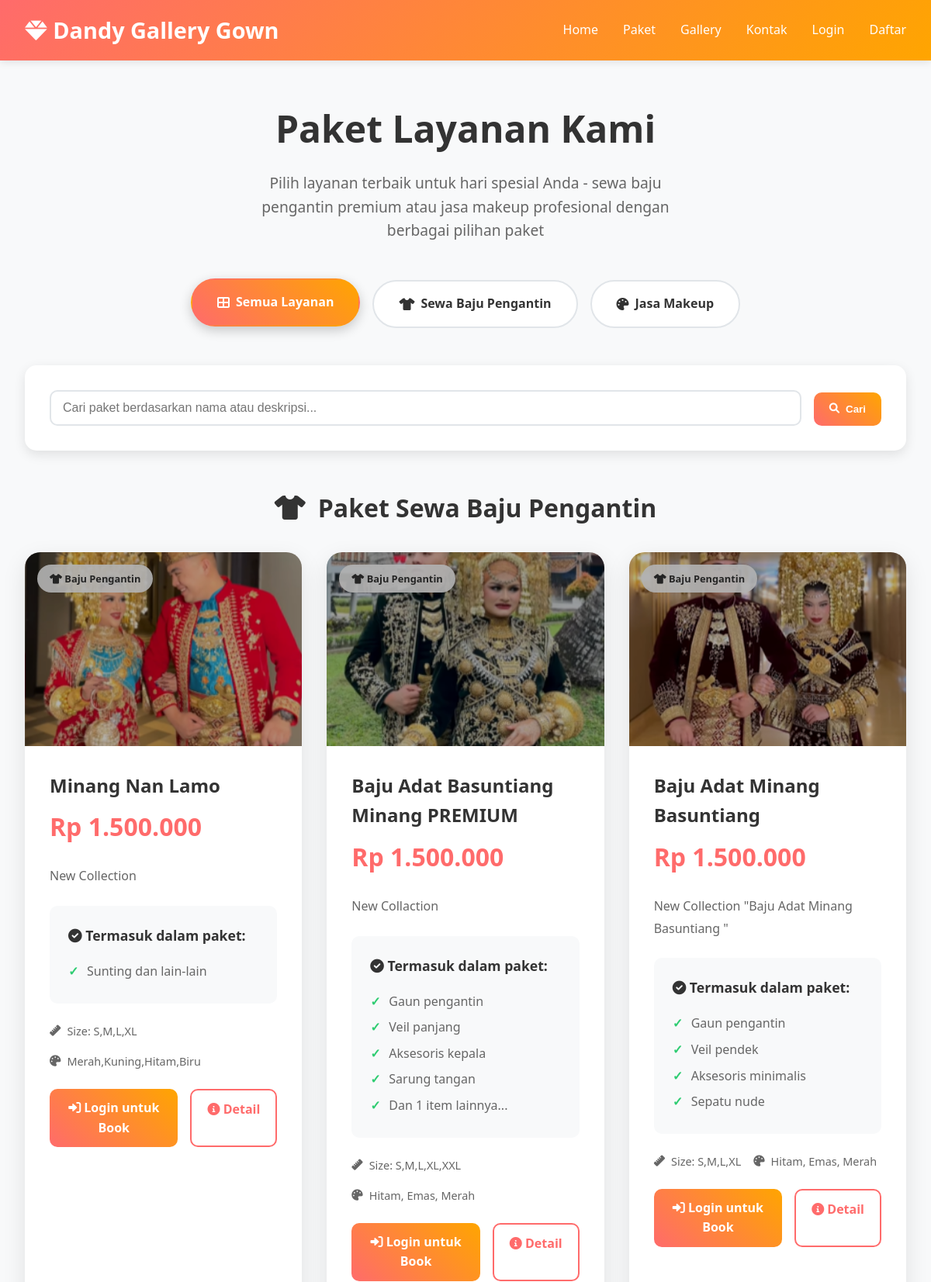
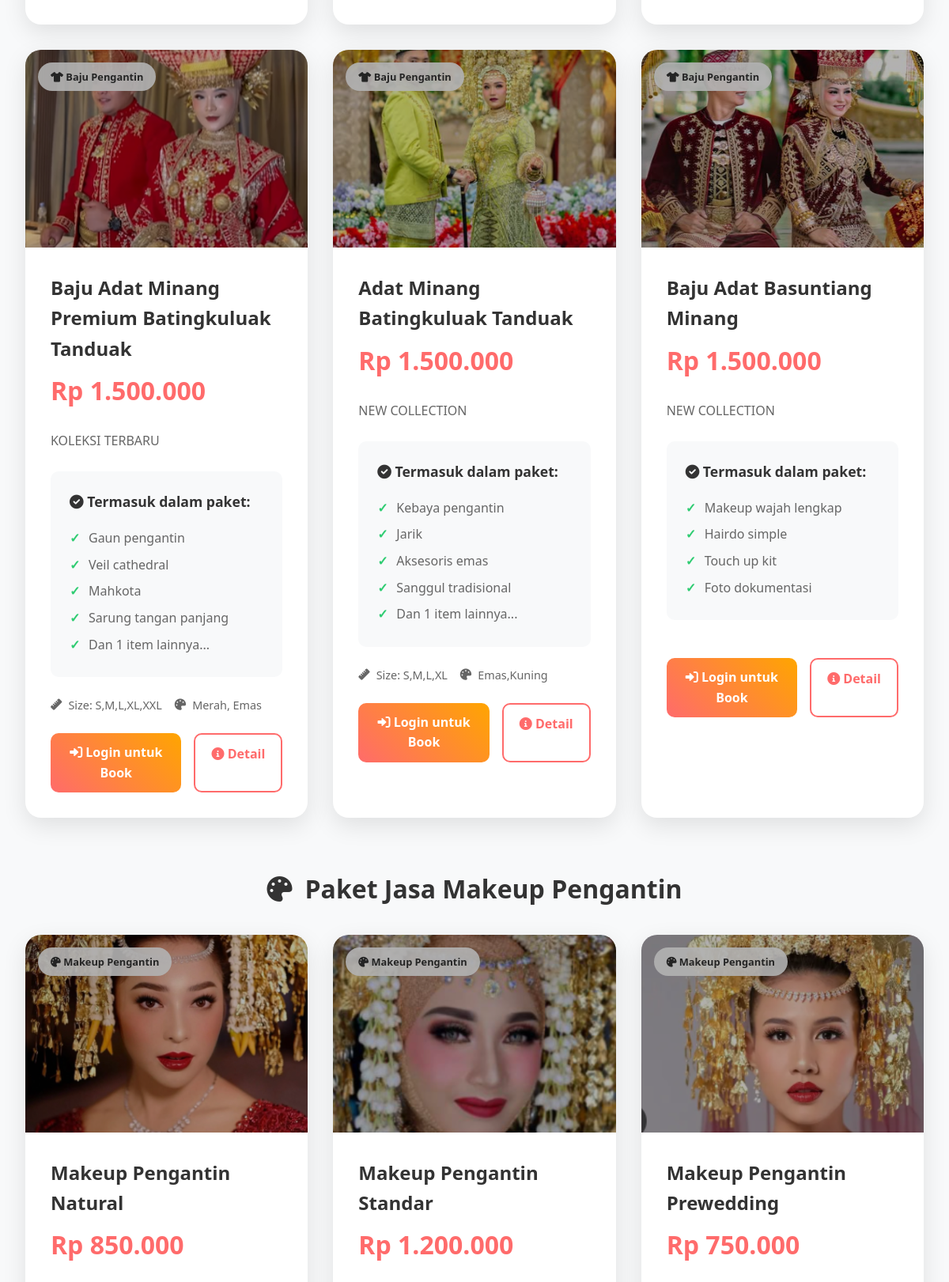
The page /packages.php (upper part) on the database its author committed (2 pictures, top to bottom).
### tables this page shows
CREATE TABLE `packages` (
  `id` int NOT NULL,
  `service_type` varchar(50) NOT NULL,
  `name` varchar(150) NOT NULL,
  `description` text,
  `price` decimal(12,2) NOT NULL,
  `image` varchar(255) DEFAULT NULL,
  `includes` text,
  `size_available` varchar(255) DEFAULT NULL,
  `color_available` varchar(255) DEFAULT NULL,
  `is_active` tinyint(1) DEFAULT '1',
  `created_at` timestamp NULL DEFAULT CURRENT_TIMESTAMP,
  `updated_at` timestamp NULL DEFAULT CURRENT_TIMESTAMP ON UPDATE CURRENT_TIMESTAMP
);

### config/database.php (called while the page is built, shortened)
<?php
function formatRupiah($angka)
{
    return "Rp " . number_format($angka, 0, ',', '.');
}
function isLoggedIn()
{
    return isset($_SESSION['user_id']);
}
function getServiceTypes()
{
    return [
        'Baju Pengantin' => [
            'name' => 'Baju Pengantin',
            'icon' => 'fas fa-tshirt',
            'description' => 'Layanan penyewaan baju pengantin dengan berbagai pilihan model dan ukuran'
        ],
        'Makeup Pengantin' => [
            'name' => 'Makeup Pengantin',
            'icon' => 'fas fa-palette',
            'description' => 'Layanan makeup profesional untuk pengantin dengan berbagai style'
        ]
    ];
}
function getServiceIcon($service_type)
{
    $service_types = getServiceTypes();
    return $service_types[$service_type]['icon'] ?? 'fas fa-question';
}

### packages.php (the view, shortened to what this page needs)
<?php
require_once 'config/database.php';
$db = getDB();
$service_filter = isset($_GET['type']) ? $_GET['type'] : '';
$search = isset($_GET['search']) ? trim($_GET['search']) : '';
$sql = "SELECT p.*, p.service_type as service_name FROM packages p
        WHERE p.is_active = 1";
$params = [];
$sql .= " ORDER BY p.service_type, p.created_at DESC";
$stmt = $db->prepare($sql);
$stmt->execute($params);
$packages = $stmt->fetchAll(PDO::FETCH_ASSOC);
?>
<!DOCTYPE html>
<html lang="id">
<head>
    <link href="https://cdnjs.cloudflare.com/ajax/libs/font-awesome/6.0.0/css/all.min.css" rel="stylesheet">
</head>
<body>
    <header class="header">
        <div class="nav-container">
            <a href="index.php" class="logo">
                <i class="fas fa-gem"></i> Dandy Gallery Gown
            </a>
            <nav>
                <ul class="nav-menu">
                    <li><a href="index.php">Home</a></li>
                    <li><a href="packages.php">Paket</a></li>
                    <li><a href="index.php#gallery">Gallery</a></li>
                    <li><a href="index.php#contact">Kontak</a></li>
                    <?php if (isLoggedIn()): ?>
                    <?php if (isAdmin()): ?>
                    <li><a href="admin/dashboard.php">Dashboard</a></li>
                    <?php else: ?>
                    <li><a href="customer/dashboard.php">Dashboard</a></li>
                    <?php endif; ?>
                    <li><a href="logout.php">Logout</a></li>
                    <?php else: ?>
                    <li><a href="login.php">Login</a></li>
                    <li><a href="register.php">Daftar</a></li>
                    <?php endif; ?>
                </ul>
            </nav>
        </div>
    </header>
    <main class="main-content">
        <div class="container">
            <div class="page-header">
                <h1 class="page-title">Paket Layanan Kami</h1>
                <p class="page-subtitle">
                    Pilih layanan terbaik untuk hari spesial Anda - sewa baju pengantin premium atau
                    jasa makeup profesional dengan berbagai pilihan paket
                </p>
            </div>
            <div class="service-tabs">
                <a href="packages.php" class="service-tab <?php echo empty($service_filter) ? 'active' : ''; ?>">
                    <i class="fas fa-th-large"></i> Semua Layanan
                </a>
                <a href="packages.php?type=dress"
                    class="service-tab <?php echo $service_filter === 'dress' ? 'active' : ''; ?>">
                    <i class="fas fa-tshirt"></i> Sewa Baju Pengantin
                </a>
                <a href="packages.php?type=makeup"
                    class="service-tab <?php echo $service_filter === 'makeup' ? 'active' : ''; ?>">
                    <i class="fas fa-palette"></i> Jasa Makeup
                </a>
            </div>
            <div class="search-section">
                <form method="GET" class="search-form">
                    <input type="text" name="search" class="search-input"
                        placeholder="Cari paket berdasarkan nama atau deskripsi..."
                        value="<?php echo htmlspecialchars($search); ?>">
                    <button type="submit" class="btn">
                        <i class="fas fa-search"></i> Cari
                    </button>
                </form>
            </div>
            <?php if (empty($packages)): ?>
            <div class="empty-state">
                <i class="fas fa-search"></i>
                <h3>Tidak Ada Paket Ditemukan</h3>
                <p>Maaf, tidak ada paket yang sesuai dengan pencarian Anda. Silakan coba dengan kata kunci lain.</p>
                <a href="packages.php" class="btn" style="margin-top: 1rem;">
                    <i class="fas fa-refresh"></i> Lihat Semua Paket
                </a>
            </div>
            <?php else: ?>
            <?php
                $dress_packages = array_filter($packages, function($p) { return $p['service_name'] === 'Baju Pengantin'; });
$makeup_packages = array_filter($packages, function($p) { return $p['service_name'] === 'Makeup Pengantin'; });
                ?>
            <?php if (!empty($dress_packages) && (empty($service_filter) || $service_filter === 'dress')): ?>
            <div class="packages-section">
                <h3><i class="fas fa-tshirt"></i> Paket Sewa Baju Pengantin</h3>
                <div class="packages-grid">
                    <?php foreach ($dress_packages as $package): ?>
                    <div class="package-card">
                        <?php if ($package['image'] && file_exists('uploads/packages/' . $package['image'])): ?>
                        <div class="package-image"
                            style="background-image: url('uploads/packages/<?php echo htmlspecialchars($package['image']); ?>'); background-size: cover; background-position: center; position: relative;">
                            <div class="package-badge">
                                <?php $service_icon = getServiceIcon($package['service_name']); ?>
                                <i class="<?php echo $service_icon; ?>"></i>
                                <?php echo htmlspecialchars($package['service_name']); ?>
                            </div>
                            <div
                                style="position: absolute; top: 0; left: 0; right: 0; bottom: 0; background: rgba(0,0,0,0.3);">
                            </div>
                        </div>
                        <?php endif; ?>
                        <div class="package-content">
                            <div class="package-header">
                                <h4 class="package-name"><?php echo htmlspecialchars($package['name']); ?></h4>
                                <div class="package-price"><?php echo formatRupiah($package['price']); ?></div>
                            </div>
                            <?php if ($package['description']): ?>
                            <p class="package-description"><?php echo htmlspecialchars($package['description']); ?></p>
                            <?php endif; ?>
                            <?php if ($package['includes']): ?>
                            <div class="package-includes">
                                <h4><i class="fas fa-check-circle"></i> Termasuk dalam paket:</h4>
                                <ul>
                                    <?php
                                                $includes = explode(',', $package['includes']);
                                                foreach (array_slice($includes, 0, 4) as $include):
                                                ?>
                                    <li><?php echo trim(htmlspecialchars($include)); ?></li>
                                    <?php endforeach; ?>
                                    <?php if (count($includes) > 4): ?>
                                    <li>Dan <?php echo count($includes) - 4; ?> item lainnya...</li>
                                    <?php endif; ?>
                                </ul>
                            </div>
                            <?php endif; ?>
                            <div class="package-meta">
                                <?php if ($package['size_available']): ?>
                                <div class="package-meta-item">
                                    <i class="fas fa-ruler"></i>
                                    <span>Size: <?php echo htmlspecialchars($package['size_available']); ?></span>
                                </div>
                                <?php endif; ?>
                                <?php if ($package['color_available']): ?>
                                <div class="package-meta-item">
                                    <i class="fas fa-palette"></i>
                                    <span><?php echo htmlspecialchars($package['color_available']); ?></span>
                                </div>
                                <?php endif; ?>
                            </div>
                            <div class="package-actions">
                                <?php if (isLoggedIn()): ?>
                                <a href="customer/booking_new.php?package=<?php echo $package['id']; ?>"
                                    class="btn-book">
                                    <i class="fas fa-calendar-plus"></i> Book Sekarang
                                </a>
                                <?php else: ?>
                                <a href="login.php" class="btn-book">
                                    <i class="fas fa-sign-in-alt"></i> Login untuk Book
                                </a>
                                <?php endif; ?>
                                <a href="package_detail.php?id=<?php echo $package['id']; ?>" class="btn-detail">
                                    <i class="fas fa-info-circle"></i> Detail
                                </a>
                            </div>
                        </div>
                    </div>
                    <?php endforeach; ?>
                </div>
            </div>
            <?php endif; ?>
            <?php if (!empty($makeup_packages) && (empty($service_filter) || $service_filter === 'makeup')): ?>
            <div class="packages-section">
                <h3><i class="fas fa-palette"></i> Paket Jasa Makeup Pengantin</h3>
                <div class="packages-grid">
                    <?php foreach ($makeup_packages as $package): ?>
                    <div class="package-card">
                        <?php if ($package['image'] && file_exists('uploads/packages/' . $package['image'])): ?>
                        <div class="package-image"
                            style="background-image: url('uploads/packages/<?php echo htmlspecialchars($package['image']); ?>'); background-size: cover; background-position: center; position: relative;">
                            <div class="package-badge">
                                <?php $service_icon = getServiceIcon($package['service_name']); ?>
                                <i class="<?php echo $service_icon; ?>"></i>
                                <?php echo htmlspecialchars($package['service_name']); ?>
                            </div>
                            <div
                                style="position: absolute; top: 0; left: 0; right: 0; bottom: 0; background: rgba(0,0,0,0.3);">
                            </div>
                        </div>
                        <?php endif; ?>
                        <div class="package-content">
                            <div class="package-header">
                                <h4 class="package-name"><?php echo htmlspecialchars($package['name']); ?></h4>
                                <div class="package-price"><?php echo formatRupiah($package['price']); ?></div>
                            </div>
                        </div>
                    </div>
                    <?php endforeach; ?>
                </div>
            </div>
            <?php endif; ?>
            <?php endif; ?>
        </div>
    </main>
</body>
</html>

### rows shown on the page
packages: image (picture), service_type "Baju Pengantin", name "Minang Nan Lamo", price "Rp 1.500.000", description "New Collection", includes "Sunting dan lain-lain", size_available "S,M,L,XL", color_available "Merah,Kuning,Hitam,Biru"
packages: image (picture), service_type "Baju Pengantin", name "Baju Adat Basuntiang Minang PREMIUM", price "Rp 1.500.000", description "New Collaction", includes "Gaun pengantin", includes "Veil panjang", includes "Aksesoris kepala", includes "Sarung tangan", count($includes)-4 "1", size_available "S,M,L,XL,XXL", color_available "Hitam, Emas, Merah"
packages: image (picture), service_type "Baju Pengantin", name "Baju Adat Minang Basuntiang", price "Rp 1.500.000", description "New Collection \"Baju Adat Minang Basuntiang \"", includes "Gaun pengantin", includes "Veil pendek", includes "Aksesoris minimalis", includes "Sepatu nude", size_available "S,M,L,XL", color_available "Hitam, Emas, Merah"
packages: image (picture), service_type "Baju Pengantin", name "Baju Adat Minang Premium Batingkuluak Tanduak", price "Rp 1.500.000", description "KOLEKSI TERBARU", includes "Gaun pengantin", includes "Veil cathedral", includes "Mahkota", includes "Sarung tangan panjang", count($includes)-4 "1", size_available "S,M,L,XL,XXL", color_available "Merah, Emas"
packages: image (picture), service_type "Baju Pengantin", name "Adat Minang Batingkuluak Tanduak", price "Rp 1.500.000", description "NEW COLLECTION", includes "Kebaya pengantin", includes "Jarik", includes "Aksesoris emas", includes "Sanggul tradisional", count($includes)-4 "1", size_available "S,M,L,XL", color_available "Emas,Kuning"
packages: image (picture), service_type "Baju Pengantin", name "Baju Adat Basuntiang Minang", price "Rp 1.500.000", description "NEW COLLECTION", includes "Makeup wajah lengkap", includes "Hairdo simple", includes "Touch up kit", includes "Foto dokumentasi"
packages: image (picture), service_type "Makeup Pengantin", name "Makeup Pengantin Natural", price "Rp 850.000"
packages: image (picture), service_type "Makeup Pengantin", name "Makeup Pengantin Standar", price "Rp 1.200.000"
packages: image (picture), service_type "Makeup Pengantin", name "Makeup Pengantin Prewedding", price "Rp 750.000"
